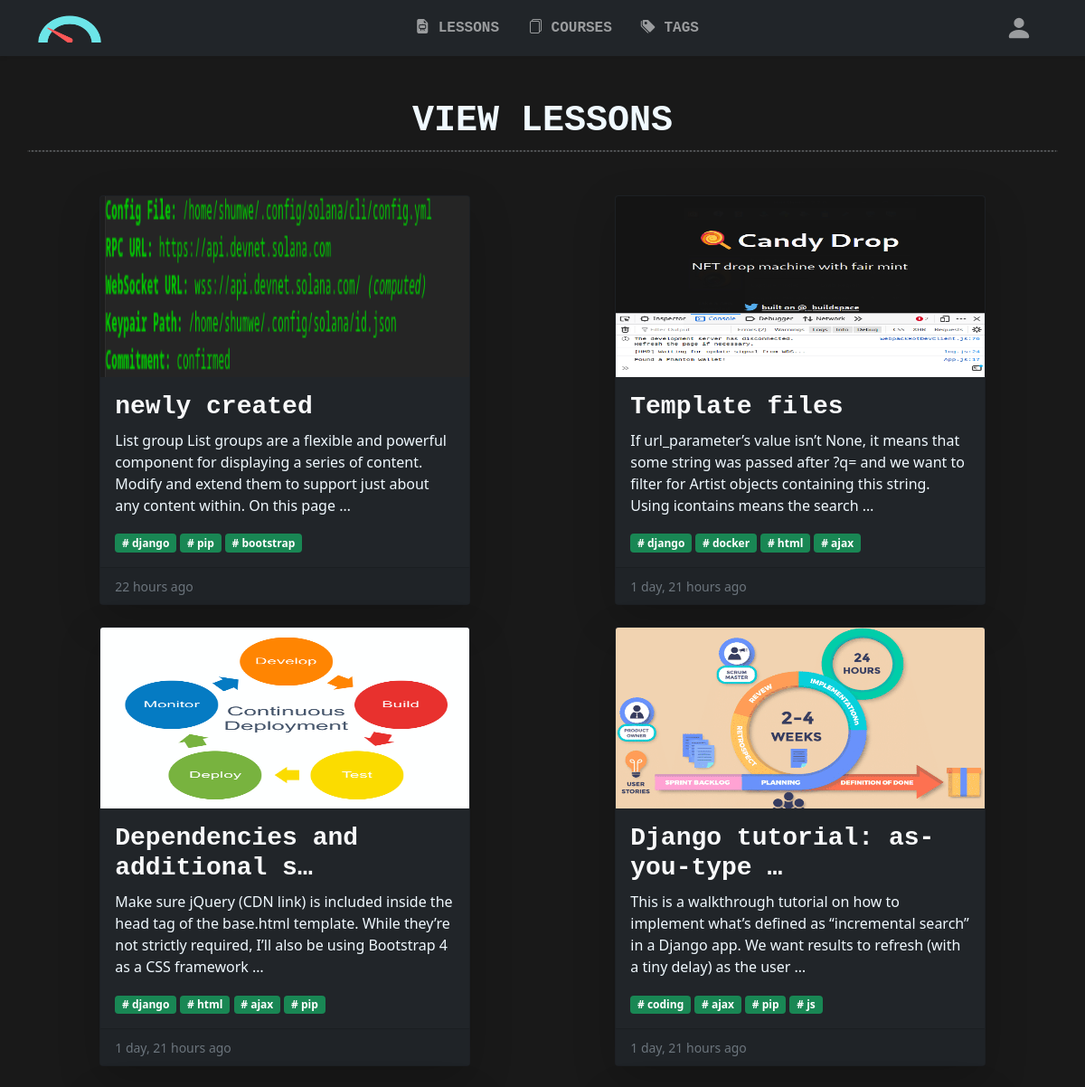
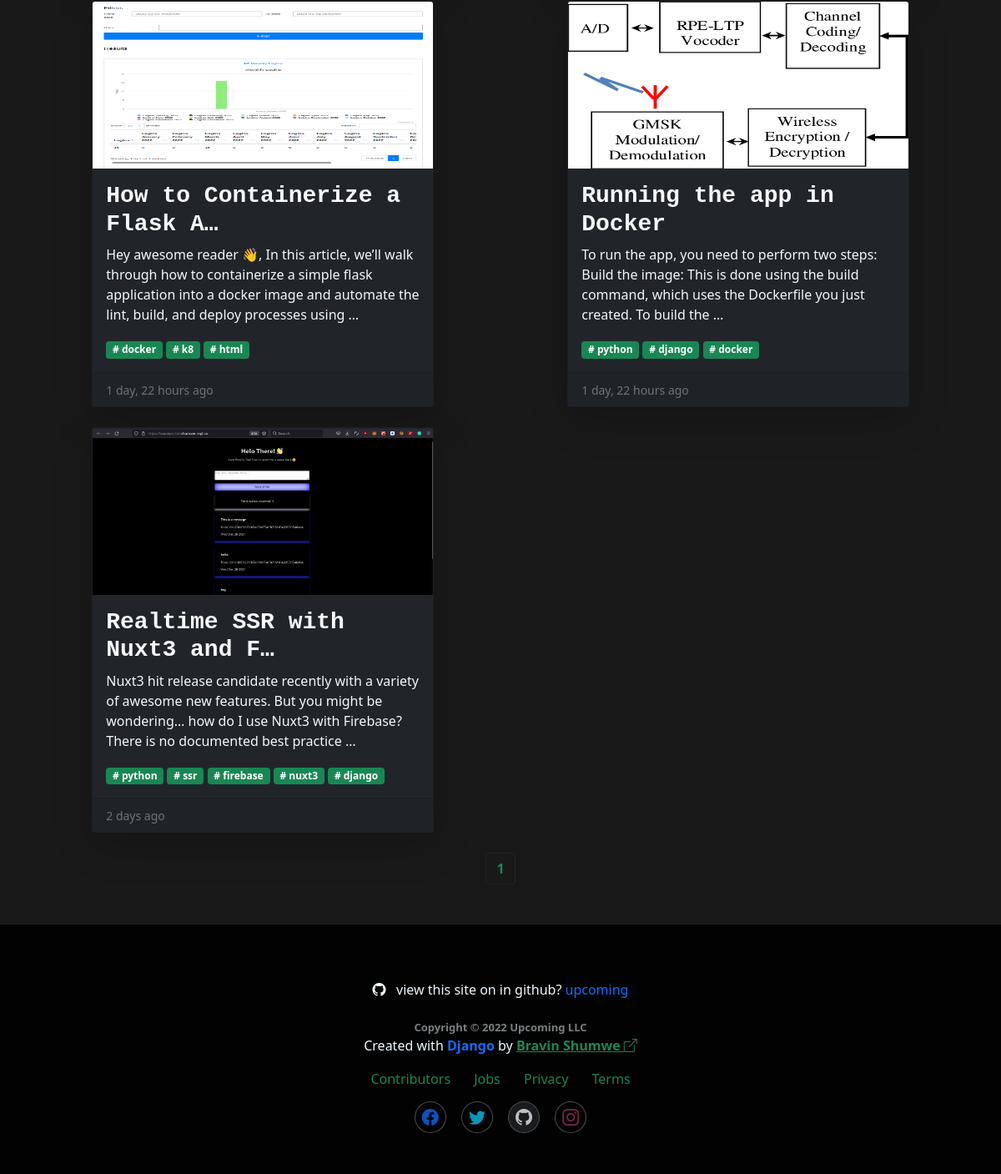
Screenshot of /lessons/ with the database file from the repository (2 pictures, top to bottom).
### lessons/models.py (models this page shows, shortened)
class Lesson(models.Model):
    title = models.CharField(max_length=155)
    slug = models.SlugField(max_length=160, null=True, blank=True)
    featured_image = models.ImageField(upload_to="lesson_image", default="not_available.png")
    author = models.ForeignKey(User, on_delete=models.CASCADE)
    content = models.TextField()
    tags = TaggableManager()
    publish = models.BooleanField(default=True)
    posted = models.DateTimeField(auto_now_add=True)
    updated = models.DateTimeField(auto_now=True)
    def get_absolute_url(self):
        return reverse('lesson_detail', kwargs={
            'author': self.author.username,
            'year': self.posted.strftime("%Y"),
            'month': self.posted.strftime("%m"),
            'slug': self.slug})

### lessons/views.py (the view)
# urls.py: path('', views.LessonListView.as_view(), name='lessons_list'),
class LessonListView(ListView):
    queryset = Lesson.objects.filter(publish=True).order_by('-posted')
    template_name = 'lessons/lesson_list.html'
    context_object_name = 'lessons'
    paginate_by = 10

### lessons/templates/lessons/lesson_list.html
{% extends 'base.html' %}
{% load humanize %}
{% block content %}
<div class="container mt-5">
    <div class="row text-center">
        <h1 class="fw-bold text-family text-uppercase">View Lessons</h1>
        <hr/>
    </div>
    {% if lessons %}
    <div class="row mt-2 row-cols-1 row-cols-md-2 g-4">
        {% for lesson in lessons %}
        <div class="col d-flex justify-content-center">
            <div class="card shadow-lg bg-dark w-75">
                <a href="{{lesson.get_absolute_url}}">
                    <img src="{{lesson.featured_image.url}}" class="card-img-top" height="200" width="300" alt="{{lesson.title}}-image">
                </a>
                <div class="card-body">
                  <h3 class="card-title fw-bold text-family">
                      <a href="{{lesson.get_absolute_url}}" title="{{lesson.title}}" class="text-decoration-none text-light">{{lesson.title|truncatechars:30}}</a>
                  </h3>
                  <p class="card-text"> {{lesson.content|truncatewords:30}} </p>
                  {% for tag in lesson.tags.all %}
                  <span class="badge fw-bold bg-success"># {{tag.name}}</span>
                  {% endfor %}
                </div>
                <div class="card-footer">
                  <small class="text-muted">{{lesson.posted|naturaltime}}</small>
                </div>
            </div>
        </div>
        {% endfor %}
    </div>
    {% else %}
    {% include 'includes/no_content_added.html' %}
    {% endif %}
    {% include 'includes/pagination.html' %}
</div>
{% endblock %}

### static/css/styles.css (style rules this page uses)
html { scroll-behavior: smooth; }
body { min-height: 100vh; display: flex; flex-direction: column; }
.dark { background-color: rgba(0,0,0,.9); color:#f0f9ff; }
hr { border: none; border-top:2px dotted rgb(84, 83, 83); height:1px; width:100%; }
.text-family { font-family: "Lucida Console", "Courier New", monospace; }

### rows the page displays
Lesson: featured_image (picture), title "newly created", content "List group List groups are a flexible and powerful component for displaying a series of content. Modify and extend them to support just about any content within. On this page …", posted "22 hours ago"
Tag: name "django"
Tag: name "pip"
Tag: name "bootstrap"
Lesson: featured_image (picture), title "Template files", content "If url_parameter’s value isn’t None, it means that some string was passed after ?q= and we want to filter for Artist objects containing this string. Using icontains means the search …", posted "1 day, 21 hours ago"
Tag: name "docker"
Tag: name "html"
Tag: name "ajax"
Lesson: featured_image (picture), title "Dependencies and additional s…", content "Make sure jQuery (CDN link) is included inside the head tag of the base.html template. While they’re not strictly required, I’ll also be using Bootstrap 4 as a CSS framework …", posted "1 day, 21 hours ago"
Lesson: featured_image (picture), title "Django tutorial: as-you-type …", content "This is a walkthrough tutorial on how to implement what’s defined as “incremental search” in a Django app. We want results to refresh (with a tiny delay) as the user …", posted "1 day, 21 hours ago"
Tag: name "coding"
Tag: name "js"
Lesson: featured_image (picture), title "How to Containerize a Flask A…", content "Hey awesome reader 👋, In this article, we’ll walk through how to containerize a simple flask application into a docker image and automate the lint, build, and deploy processes using …", posted "1 day, 22 hours ago"
Tag: name "k8"
Lesson: featured_image (picture), title "Running the app in Docker", content "To run the app, you need to perform two steps: Build the image: This is done using the build command, which uses the Dockerfile you just created. To build the …", posted "1 day, 22 hours ago"
Tag: name "python"
Lesson: featured_image (picture), title "Realtime SSR with Nuxt3 and F…", content "Nuxt3 hit release candidate recently with a variety of awesome new features. But you might be wondering… how do I use Nuxt3 with Firebase? There is no documented best practice …", posted "2 days ago"
Tag: name "ssr"
Tag: name "firebase"
Tag: name "nuxt3"

### other values shown
{{ num }} "1"
